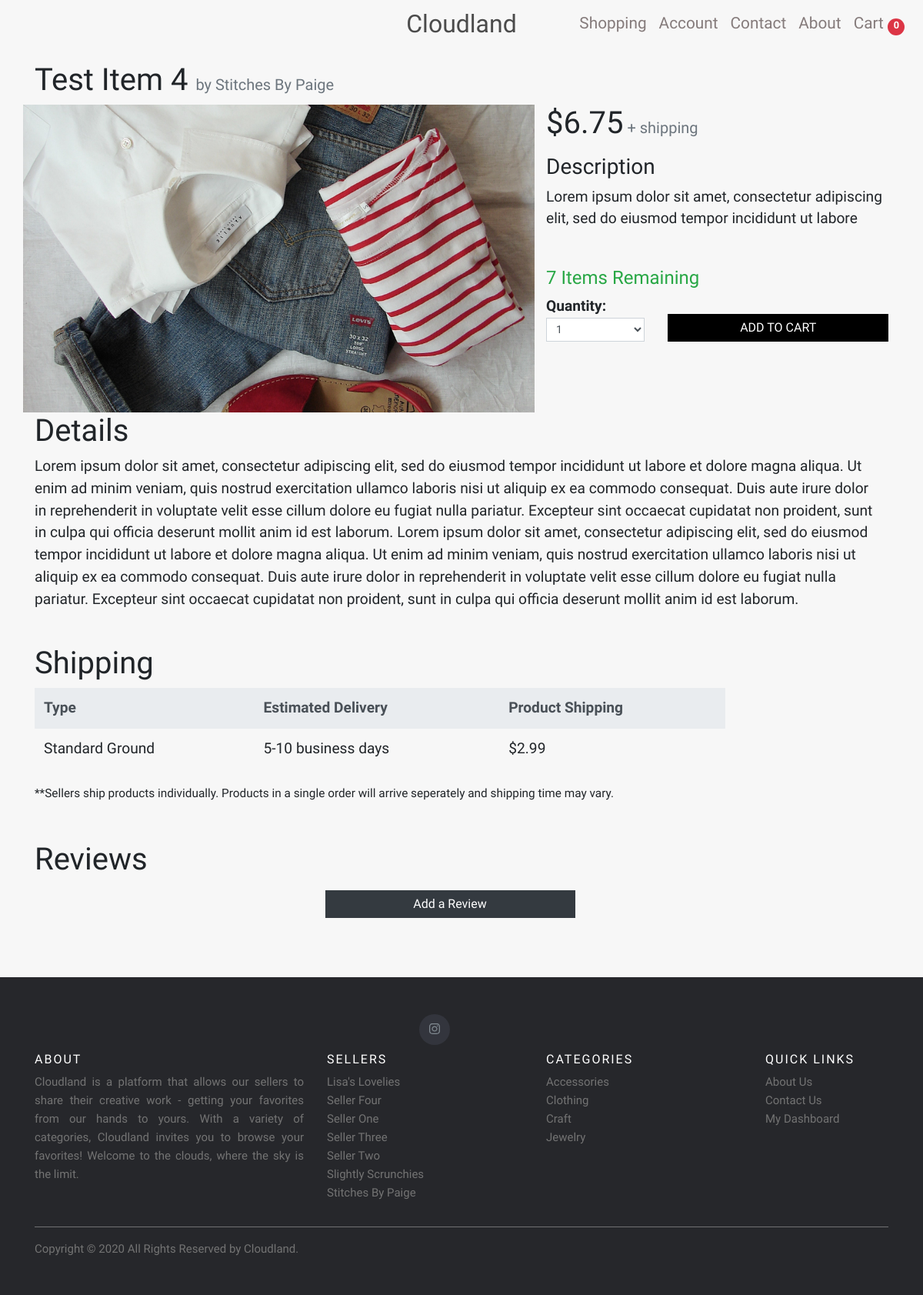
Screenshot of /products/v/test-item-4 with the database file from the repository.
### store/models.py (models this page shows, shortened)
class Product(models.Model):
    product_id = models.AutoField(primary_key=True)
    product_name = models.CharField(max_length=30, help_text="Limit 30 characters")
    slug = models.SlugField(unique=True, null=True)
    seller = models.ForeignKey(Seller, on_delete=models.CASCADE, null=True, blank=True)
    category = models.ManyToManyField(Category, help_text="Hold down “Control”, or “Command” on a Mac, to select more than one.")
    price = models.DecimalField(max_digits=6, decimal_places=2)
    shipping_cost = models.DecimalField(max_digits=6, decimal_places=2)
    description_short = models.TextField(max_length=100, default="", help_text="Limit 100 characters: Brief discription of the item")
    description_full = models.TextField(max_length=1000, default="", help_text="Your full item description when item details are viewed")
    product_image = models.ImageField(upload_to='product_images', help_text="There are no image size restrictions, but sqaure images will always render without any cropping.")
    date_listed = models.DateTimeField(auto_now_add=True)
    quantity = models.PositiveIntegerField(help_text="Quantity available - Default 1", default=1)
    total_purchases = models.PositiveIntegerField(default=0)

class Seller(models.Model):
    user = models.OneToOneField(User, on_delete=models.CASCADE, null=True)
    profile_picture = models.ImageField(upload_to='seller_profiles', help_text="Upload your profile picture for our about page", blank=True, null=True)
    bio_description = models.TextField(max_length=500, default="", help_text="Brief bio describing who you are and what you do")
    seller_full_name = models.CharField(max_length=50)
    seller_listing_name = models.CharField(max_length=50)
    email = models.EmailField(max_length=50)
    date_added = models.DateField(auto_now_add=True)
    slug = models.SlugField(null=True, unique=True)
    is_active = models.BooleanField(default=True)

class Category(models.Model):
    name = models.CharField(max_length=30)
    slug = models.SlugField(null=False, unique=True)
    class Meta:
        verbose_name_plural = "Categories"

### store/views.py (the view, shortened to what this page needs)
# urls.py: path('products/v/<slug:slug>', views.view_item, name='store-view-item'),
def view_item(request, slug):
    form = ProductReviewForm()
    product = Product.objects.get(slug=slug)
    reviews = ProductReview.objects.filter(product = product)
    n = range(5)
    qaunt_available = range(1, product.quantity+1)
    total_carts_count = product.cartitem_set.filter(cart__active=True).count()
    if total_carts_count == 0:
        args = {
            'product': product,
            'qaunt_available': qaunt_available,
            'reviews': reviews,
            'n': n,
            'form': form,
        }
    return render(request, 'store/view-item.html', args)

### store/forms.py
class ProductReviewForm(forms.ModelForm):
    class Meta:
        model = ProductReview
        fields = ['product', 'user', 'rating', 'subject', 'comment']
    def __init__(self, *args, **kwargs):
        super(ProductReviewForm, self).__init__(*args, **kwargs)
        self.fields['subject'].widget.attrs.update({
            'label': 'subject',
            'class': 'form-control',
            'placeholder': 'Add a review headline',
            'type': 'text'})
        self.fields['comment'].widget.attrs.update({
            'label': 'comment',
            'placeholder': 'What would you like others to know about this item?',
            'class': 'form-control',
            'type': 'text'})

### store/context_processors.py (called while the page is built)
def add_variables_to_context(request):
    return {
        'sellers': sellers,
        'categories': categories,
    }

### store/templates/store/view-item.html (shortened to what this page needs)
{% extends "store/base.html" %}
{% load crispy_forms_tags %}
{% load static %}
{% block styles %}
<link href="{% static 'store/css/view-item-styles.css' %}" rel="stylesheet">{% endblock styles %}
{% block content %}
<div class="container" style="min-height: 100vh;">
    <h1 class="my-2">{{ product.product_name }} <small class="text-muted" style="font-size: 0.5em;"> by {{ product.seller.seller_listing_name }} </small></h1>
    <div class="row">
        <div class="col-md-7" id="image-container">
            <div class="img-container">
                <img src="{{ product.product_image.url }}" alt="Product image">
            </div>
        </div>
        <div class="col-md-5">
            <h1><b>${{ product.price }}</b><small class="text-muted" style="font-size: 0.5em;"> + shipping</small></h1>
            <h3 class="mt-3">Description</h3>
            <p class="mt-1 mb-5">{{ product.description_short }}</p>
            {% if product.quantity > 5%}
            <h4 class="text-success">{{ product.quantity }} Items Remaining</h4>
            {% endif %}
            {% if product.quantity != 0 %}
            <div class="row">
                <div class="col-4">
                    <dl class="param param-inline">
                        <dt>Quantity: </dt>
                        <dd>
                            <select class="form-control form-control-sm rounded-0" onChange="getSelectedQuantity(this);">
                            {% for i in qaunt_available %}
                            <option value='{{ i }}'> {{ i }} </option>
                            {% endfor %}
                            </select>
                        </dd>
                    </dl>
                </div>
                <div class="col-8">
                    <div>
                        {% if user.groups.all.0.name == 'Seller' %}
                        <button class="btn border-0 rounded-0 mt-4 disabled" id="btn-add-to-cart">
                            ADD TO CART
                        </button>
                        {% else %}
                        <form method="post" action="{% url 'add_to_cart' product.product_id %}">
                            <button type="submit" class="btn border-0 rounded-0 mt-4" id="btn-add-to-cart">
                                ADD TO CART
                            </button>
                        </form>
                        {% endif %}
                    </div>
                </div>
            </div>
            {% endif %}
        </div>
    </div>
    <div class="col-md-12 ml-0 pl-0">
        <h1>Details</h1>
        <p>{{ product.description_full }}</p>
        <br>
        <h1>Shipping</h1>
        <div class="col-md-10 ml-0 pl-0">
            <table class="table table-borderless ">
                <thead class="thead-light">
                    <tr>
                        <th scope="col">Type</th>
                        <th scope="col">Estimated Delivery</th>
                        <th scope="col">Product Shipping</th>
                    </tr>
                </thead>
                <tbody>
                    <tr>
                        <td scope="row">Standard Ground</td>
                        <td>5-10 business days</td>
                        <td>${{ product.shipping_cost }}</td>
                    </tr>
                </tbody>
            </table>
        </div>
        <small>
            **Sellers ship products individually. Products in a single order will arrive seperately and shipping time may vary.
        </small>
        <br>
        <h1 class="mt-5">Reviews</h1>
        <div class="col-md-12 ml-0 pl-0">
            <div class="text-center mt-3">
                <div class="btn btn-dark" id="toggle-review-show">Add a Review</div>
            </div>
        </div>
    </div>
    <br>
</div>
{% endblock content %}

### store/templates/store/base.html (shortened to what this page needs)
{% load static %}
<!DOCTYPE html>
<html lang="en">
<head>
    <link href="{% static 'store/vendor/bootstrap/css/bootstrap.min.css' %}" rel="stylesheet">
    <link href="{% static 'store/css/base-styles.css' %}" rel="stylesheet">
    <link href="https://maxcdn.bootstrapcdn.com/bootstrap/4.1.1/css/bootstrap.min.css" rel="stylesheet" id="bootstrap-css">
    {% block styles %}{% endblock styles %}
</head>
<body>
    <nav class="navbar navbar-expand-lg fixed-top pl-3">
        <a class="navbar-brand" href="{% url 'store-products-page-all-home-home' %} ">
            Cloudland
        </a>
        <div class="collapse navbar-collapse" id="navbarResponsive" data-parent="#nav-collapse-icon">
            <ul class="navbar-nav ml-auto">
                {% if user.groups.all.0.name == 'Seller' %}
                <li class="nav-item">
                    <a class="nav-link " href="{% url 'seller-dashboard' %}">Dashboard</a>
                </li>
                <li class="nav-item">
                    <a class="nav-link " href="{% url 'store-products-page-all-home-home' %}">Shopping</a>
                </li>
                <li class="nav-item">
                    <a class="nav-link" href="{% url 'about' %}">About</a>
                </li>
                {% else %}
                <li class="nav-item">
                    <a class="nav-link " href="{% url 'store-products-page-all-home-home' %}">Shopping</a>
                </li>
                <li class="nav-item">
                    <a class="nav-link " href="{% url 'accounts-dashboard' %}">Account</a>
                </li>
                <li class="nav-item">
                    <a class="nav-link " href="{% url 'store-contact' %} ">Contact</a>
                </li>
                <li class="nav-item">
                    <a class="nav-link" href="{% url 'about' %}">About</a>
                </li>
                {% endif %}
            </ul>
        </div>
        {% if user.groups.all.0.name != 'Seller' %}
        <ul class="navbar-nav">
            <li class="">
                <a class="nav-link" href="{% url 'store-cart' %} ">
                    Cart
                    {% if request.session.cart_items_total %}
                    <span class="badge badge-pill badge-danger my-auto" id="cart-badge">{{ request.session.cart_items_total }}</span>
                    {% else %}
                    <span class="badge badge-pill badge-danger my-auto" id="cart-badge">0</span> {% endif %}
                </a>
            </li>
        </ul>
        {% endif %}
    </nav>
    <div id="top">
        <div class="body-content-buffer">
            {% block content %} {% endblock content %}
        </div>
    </div>
</body>
<footer class="site-footer py-5 mt-5">
    <div class="container">
        <div class="col-md-6 justify-content-center">
            <ul class="social-icons">
                <li>
                    <a href="#" class="instagram"><i class="fab fa-instagram"></i></a>
                </li>
            </ul>
        </div>
        <div class="row">
            <div class="col-md-4 col-sm-12">
                <h6>About</h6>
                <p class="text-justify">
                    Cloudland is a platform that allows our sellers to share their creative work - getting your favorites from our hands to yours. With a variety of categories, Cloudland invites you to browse your favorites! Welcome to the clouds, where the sky is the limit.
                </p>
            </div>
            <div class="col-md-3 col-sm-4 col-4">
                <h6>Sellers</h6>
                <ul class="footer-links">
                    {% for seller in sellers %}
                    <li>
                        <a id="{{ seller.slug }}" href="{% url 'store-products-page-filter-category' seller.slug %}">{{ seller.seller_listing_name }}</a>
                    </li>
                    {% endfor %}
                </ul>
            </div>
            <div class="col-md-3 col-sm-4 col-4">
                <h6>Categories</h6>
                <ul class="footer-links">
                    {% for category in categories %}
                    <li>
                        <a id="{{ category.slug }}" href="{% url 'store-products-page-filter-category' category.slug %}">{{ category.name }}</a>
                    </li>
                    {% endfor %}
                </ul>
            </div>
            <div class="col-md-2 col-sm-4 col-4">
                <h6>Quick Links</h6>
                <ul class="footer-links">
                    <li><a href="{% url 'about' %}">About Us</a></li>
                    <li><a href="{% url 'store-contact' %}">Contact Us</a></li>
                    {% if user.groups.all.0.name == 'Seller' %}
                    <li><a href="{% url 'seller-dashboard' %}">My Dashboard</a></li>
                    {% else %}
                    <li><a href="{% url 'accounts-dashboard' %}">My Dashboard</a></li>
                    {% endif %}
                </ul>
            </div>
        </div>
        <hr>
    </div>
    <div class="container">
        <div class="row">
            <div class="col-md-8 col-sm-6 col-xs-12">
                <p class="copyright-text">Copyright &copy; 2020 All Rights Reserved by Cloudland.</p>
            </div>
        </div>
    </div>
</footer>
</html>

### store/static/store/css/base-styles.css (style rules this page uses)
* { transition: all .2s ease-in-out; }
body { font-family: 'Darker Grotesque' !important; height: 100vh; background-color: rgb(247, 247, 247) !important; }
b { font-weight: 500 !important; }
.btn { border: none !important; outline: none !important; background-color: #000; color: #FFF; padding: 5px 10px; border-radius: 0 !important; }
form { background-color: transparent; }
.navbar { background-color: rgb(247, 247, 247) !important; color: #000 !important; min-height: 70px !important; padding-top: 0 !important; transition: all 0.5s !important; }
.navbar a:not(.navbar-brand) { color: rgb(133, 123, 123) !important; font-size: 1.3rem !important; }
.navbar a span { font-size: 0.8rem !important; padding-bottom: 0.5em; width: 22px; height: 22px; }
.navbar .navbar-brand { position: absolute; transform: translateX(-50%); left: 50%; font-family: 'Acme', sans-serif; font-size: 2em; }
.navbar-brand { color: rgb(75, 75, 75) !important; }
.body-content-buffer { margin-top: 80px; }
.site-footer { background-color: #26272b; padding: 45px 0 20px; font-size: 15px; line-height: 24px; color: #737373; }
.site-footer hr { border-top-color: #bbb; opacity: 0.5 }
.site-footer h6 { color: #fff; font-size: 16px; text-transform: uppercase; margin-top: 5px; letter-spacing: 2px }
.site-footer a { color: #737373; }
.footer-links { padding-left: 0; list-style: none }
.footer-links li { display: block }
.footer-links a { color: #737373 }
.site-footer .social-icons { text-align: right }
.site-footer .social-icons a { width: 40px; height: 40px; line-height: 40px; margin-left: 6px; margin-right: 0; border-radius: 100%; background-color: #33353d }
.copyright-text { margin: 0 }
.social-icons { padding-left: 0; margin-bottom: 0; list-style: none }
.social-icons li { display: inline-block; margin-bottom: 4px }
.social-icons a { background-color: #eceeef; color: #818a91; font-size: 16px; display: inline-block; line-height: 44px; width: 44px; height: 44px; text-align: center; margin-right: 8px; border-radius: 100%; -webkit-transition: all .2s linear; -o-transition: all .2s linear; transition: all .2s linear }

### store/static/store/css/view-item-styles.css (style rules this page uses)
body { height: 110vh; margin: 0; padding: 0; }
.container:not(footer .container) { font-size: 1.2rem; }
#image-container { padding: 0; margin: auto; max-height: 50vh; display: flex; justify-content: center; align-items: center; overflow: hidden }
#image-container img { width: 100%; height: auto; object-fit: cover }
.img-container { position: relative; display: inline-block; }
.btn { width: 100% !important; }
dl, .btn { max-width: 325px; }

### rows the page displays
Product: product_name "Test Item 4", seller.seller_listing_name "Stitches By Paige", product_image (picture), price "6.75", description_short "Lorem ipsum dolor sit amet, consectetur adipiscing elit, sed do eiusmod tempor incididunt ut labore", quantity "7", description_full "Lorem ipsum dolor sit amet, consectetur adipiscing elit, sed do eiusmod tempor incididunt ut labore et dolore magna aliqua. Ut enim ad minim veniam, quis nostrud exercitation ullamco laboris nisi ut aliquip ex ea commodo consequat. Duis aute irure dolor in reprehenderit in voluptate velit esse cillum dolore eu fugiat nulla pariatur. Excepteur sint occaecat cupidatat non proident, sunt in culpa qui officia deserunt mollit anim id est laborum. Lorem ipsum dolor sit amet, consectetur adipiscing elit, sed do eiusmod tempor incididunt ut labore et dolore magna aliqua. Ut enim ad minim veniam, quis nostrud exercitation ullamco laboris nisi ut aliquip ex ea commodo consequat. Duis aute irure dolor…", shipping_cost "2.99"
Seller: seller_listing_name "Lisa's Lovelies"
Seller: seller_listing_name "Seller Four"
Seller: seller_listing_name "Seller One"
Seller: seller_listing_name "Seller Three"
Seller: seller_listing_name "Seller Two"
Seller: seller_listing_name "Slightly Scrunchies"
Seller: seller_listing_name "Stitches By Paige"
Category: name "Accessories"
Category: name "Clothing"
Category: name "Craft"
Category: name "Jewelry"

### other values shown
form field value "1"
